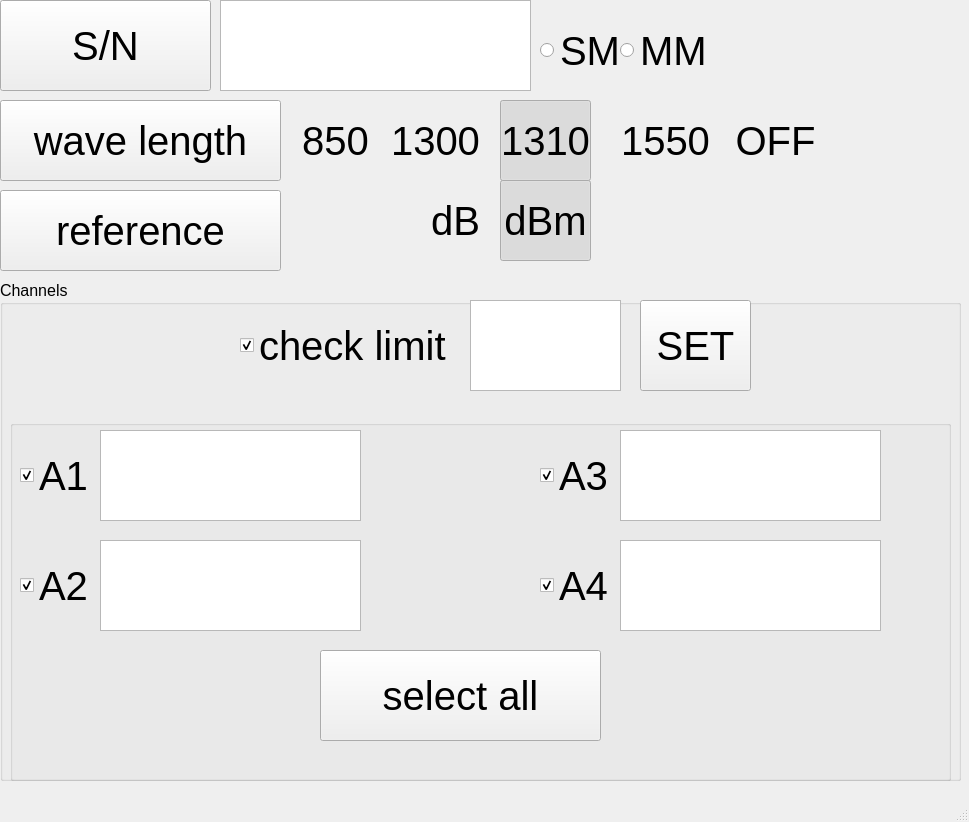
<?xml version="1.0" encoding="UTF-8"?>
<ui version="4.0">
 <class>MainWindowOptocon</class>
 <widget class="QMainWindow" name="MainWindowOptocon">
  <property name="geometry">
   <rect>
    <x>0</x>
    <y>0</y>
    <width>969</width>
    <height>822</height>
   </rect>
  </property>
  <property name="sizePolicy">
   <sizepolicy hsizetype="Fixed" vsizetype="Fixed">
    <horstretch>0</horstretch>
    <verstretch>0</verstretch>
   </sizepolicy>
  </property>
  <property name="mouseTracking">
   <bool>false</bool>
  </property>
  <property name="windowTitle">
   <string>MainWindow</string>
  </property>
  <property name="tabShape">
   <enum>QTabWidget::Rounded</enum>
  </property>
  <widget class="QWidget" name="centralwidget">
   <widget class="QPushButton" name="pushButton">
    <property name="geometry">
     <rect>
      <x>0</x>
      <y>0</y>
      <width>211</width>
      <height>91</height>
     </rect>
    </property>
    <property name="font">
     <font>
      <pointsize>30</pointsize>
     </font>
    </property>
    <property name="text">
     <string>S/N</string>
    </property>
   </widget>
   <widget class="QRadioButton" name="radioButton">
    <property name="geometry">
     <rect>
      <x>540</x>
      <y>10</y>
      <width>81</width>
      <height>81</height>
     </rect>
    </property>
    <property name="font">
     <font>
      <pointsize>30</pointsize>
     </font>
    </property>
    <property name="text">
     <string>SM</string>
    </property>
   </widget>
   <widget class="QRadioButton" name="radioButton_2">
    <property name="geometry">
     <rect>
      <x>620</x>
      <y>10</y>
      <width>91</width>
      <height>81</height>
     </rect>
    </property>
    <property name="font">
     <font>
      <pointsize>30</pointsize>
     </font>
    </property>
    <property name="text">
     <string>MM</string>
    </property>
   </widget>
   <widget class="QTextEdit" name="textEdit">
    <property name="geometry">
     <rect>
      <x>220</x>
      <y>0</y>
      <width>311</width>
      <height>91</height>
     </rect>
    </property>
   </widget>
   <widget class="QPushButton" name="pushButton_2">
    <property name="geometry">
     <rect>
      <x>0</x>
      <y>100</y>
      <width>281</width>
      <height>81</height>
     </rect>
    </property>
    <property name="font">
     <font>
      <pointsize>30</pointsize>
     </font>
    </property>
    <property name="text">
     <string>wave length</string>
    </property>
   </widget>
   <widget class="QPushButton" name="pushButton_3">
    <property name="geometry">
     <rect>
      <x>290</x>
      <y>100</y>
      <width>91</width>
      <height>81</height>
     </rect>
    </property>
    <property name="font">
     <font>
      <pointsize>30</pointsize>
     </font>
    </property>
    <property name="text">
     <string>850</string>
    </property>
    <property name="checkable">
     <bool>true</bool>
    </property>
    <property name="flat">
     <bool>true</bool>
    </property>
   </widget>
   <widget class="QGroupBox" name="groupBox">
    <property name="geometry">
     <rect>
      <x>0</x>
      <y>280</y>
      <width>961</width>
      <height>501</height>
     </rect>
    </property>
    <property name="sizePolicy">
     <sizepolicy hsizetype="Fixed" vsizetype="Fixed">
      <horstretch>0</horstretch>
      <verstretch>0</verstretch>
     </sizepolicy>
    </property>
    <property name="font">
     <font>
      <pointsize>12</pointsize>
     </font>
    </property>
    <property name="title">
     <string>Channels</string>
    </property>
    <widget class="QTextEdit" name="textEdit_2">
     <property name="geometry">
      <rect>
       <x>470</x>
       <y>20</y>
       <width>151</width>
       <height>91</height>
      </rect>
     </property>
    </widget>
    <widget class="QCheckBox" name="checkBox">
     <property name="geometry">
      <rect>
       <x>240</x>
       <y>20</y>
       <width>221</width>
       <height>91</height>
      </rect>
     </property>
     <property name="font">
      <font>
       <pointsize>30</pointsize>
      </font>
     </property>
     <property name="text">
      <string>check limit</string>
     </property>
     <property name="checked">
      <bool>true</bool>
     </property>
     <property name="tristate">
      <bool>false</bool>
     </property>
    </widget>
    <widget class="QPushButton" name="pushButton_11">
     <property name="geometry">
      <rect>
       <x>640</x>
       <y>20</y>
       <width>111</width>
       <height>91</height>
      </rect>
     </property>
     <property name="font">
      <font>
       <pointsize>30</pointsize>
      </font>
     </property>
     <property name="text">
      <string>SET</string>
     </property>
    </widget>
    <widget class="QGroupBox" name="groupBox_2">
     <property name="geometry">
      <rect>
       <x>10</x>
       <y>140</y>
       <width>941</width>
       <height>361</height>
      </rect>
     </property>
     <property name="title">
      <string/>
     </property>
     <widget class="QCheckBox" name="checkBox_2">
      <property name="geometry">
       <rect>
        <x>10</x>
        <y>10</y>
        <width>71</width>
        <height>91</height>
       </rect>
      </property>
      <property name="font">
       <font>
        <pointsize>30</pointsize>
       </font>
      </property>
      <property name="text">
       <string>A1</string>
      </property>
      <property name="checked">
       <bool>true</bool>
      </property>
      <property name="tristate">
       <bool>false</bool>
      </property>
     </widget>
     <widget class="QTextEdit" name="textEdit_3">
      <property name="geometry">
       <rect>
        <x>90</x>
        <y>10</y>
        <width>261</width>
        <height>91</height>
       </rect>
      </property>
     </widget>
     <widget class="QTextEdit" name="textEdit_4">
      <property name="geometry">
       <rect>
        <x>90</x>
        <y>120</y>
        <width>261</width>
        <height>91</height>
       </rect>
      </property>
     </widget>
     <widget class="QCheckBox" name="checkBox_3">
      <property name="geometry">
       <rect>
        <x>10</x>
        <y>120</y>
        <width>71</width>
        <height>91</height>
       </rect>
      </property>
      <property name="font">
       <font>
        <pointsize>30</pointsize>
       </font>
      </property>
      <property name="text">
       <string>A2</string>
      </property>
      <property name="checked">
       <bool>true</bool>
      </property>
      <property name="tristate">
       <bool>false</bool>
      </property>
     </widget>
     <widget class="QTextEdit" name="textEdit_5">
      <property name="geometry">
       <rect>
        <x>610</x>
        <y>10</y>
        <width>261</width>
        <height>91</height>
       </rect>
      </property>
     </widget>
     <widget class="QCheckBox" name="checkBox_4">
      <property name="geometry">
       <rect>
        <x>530</x>
        <y>10</y>
        <width>71</width>
        <height>91</height>
       </rect>
      </property>
      <property name="font">
       <font>
        <pointsize>30</pointsize>
       </font>
      </property>
      <property name="text">
       <string>A3</string>
      </property>
      <property name="checked">
       <bool>true</bool>
      </property>
      <property name="tristate">
       <bool>false</bool>
      </property>
     </widget>
     <widget class="QTextEdit" name="textEdit_6">
      <property name="geometry">
       <rect>
        <x>610</x>
        <y>120</y>
        <width>261</width>
        <height>91</height>
       </rect>
      </property>
     </widget>
     <widget class="QCheckBox" name="checkBox_5">
      <property name="geometry">
       <rect>
        <x>530</x>
        <y>120</y>
        <width>71</width>
        <height>91</height>
       </rect>
      </property>
      <property name="font">
       <font>
        <pointsize>30</pointsize>
       </font>
      </property>
      <property name="text">
       <string>A4</string>
      </property>
      <property name="checked">
       <bool>true</bool>
      </property>
      <property name="tristate">
       <bool>false</bool>
      </property>
     </widget>
     <widget class="QPushButton" name="pushButton_12">
      <property name="geometry">
       <rect>
        <x>310</x>
        <y>230</y>
        <width>281</width>
        <height>91</height>
       </rect>
      </property>
      <property name="font">
       <font>
        <pointsize>30</pointsize>
       </font>
      </property>
      <property name="text">
       <string>select all</string>
      </property>
     </widget>
    </widget>
   </widget>
   <widget class="QPushButton" name="pushButton_4">
    <property name="geometry">
     <rect>
      <x>0</x>
      <y>190</y>
      <width>281</width>
      <height>81</height>
     </rect>
    </property>
    <property name="font">
     <font>
      <pointsize>30</pointsize>
     </font>
    </property>
    <property name="text">
     <string>reference</string>
    </property>
   </widget>
   <widget class="QPushButton" name="pushButton_5">
    <property name="geometry">
     <rect>
      <x>390</x>
      <y>100</y>
      <width>91</width>
      <height>81</height>
     </rect>
    </property>
    <property name="font">
     <font>
      <pointsize>30</pointsize>
     </font>
    </property>
    <property name="text">
     <string>1300</string>
    </property>
    <property name="checkable">
     <bool>true</bool>
    </property>
    <property name="flat">
     <bool>true</bool>
    </property>
   </widget>
   <widget class="QPushButton" name="pushButton_6">
    <property name="geometry">
     <rect>
      <x>500</x>
      <y>100</y>
      <width>91</width>
      <height>81</height>
     </rect>
    </property>
    <property name="font">
     <font>
      <pointsize>30</pointsize>
     </font>
    </property>
    <property name="text">
     <string>1310</string>
    </property>
    <property name="checkable">
     <bool>true</bool>
    </property>
    <property name="checked">
     <bool>true</bool>
    </property>
    <property name="flat">
     <bool>true</bool>
    </property>
   </widget>
   <widget class="QPushButton" name="pushButton_7">
    <property name="geometry">
     <rect>
      <x>620</x>
      <y>100</y>
      <width>91</width>
      <height>81</height>
     </rect>
    </property>
    <property name="font">
     <font>
      <pointsize>30</pointsize>
     </font>
    </property>
    <property name="text">
     <string>1550</string>
    </property>
    <property name="checkable">
     <bool>true</bool>
    </property>
    <property name="flat">
     <bool>true</bool>
    </property>
   </widget>
   <widget class="QPushButton" name="pushButton_8">
    <property name="geometry">
     <rect>
      <x>730</x>
      <y>100</y>
      <width>91</width>
      <height>81</height>
     </rect>
    </property>
    <property name="font">
     <font>
      <pointsize>30</pointsize>
     </font>
    </property>
    <property name="text">
     <string>OFF</string>
    </property>
    <property name="checkable">
     <bool>true</bool>
    </property>
    <property name="flat">
     <bool>true</bool>
    </property>
   </widget>
   <widget class="QPushButton" name="pushButton_9">
    <property name="geometry">
     <rect>
      <x>410</x>
      <y>180</y>
      <width>91</width>
      <height>81</height>
     </rect>
    </property>
    <property name="font">
     <font>
      <pointsize>30</pointsize>
     </font>
    </property>
    <property name="text">
     <string>dB</string>
    </property>
    <property name="checkable">
     <bool>true</bool>
    </property>
    <property name="flat">
     <bool>true</bool>
    </property>
   </widget>
   <widget class="QPushButton" name="pushButton_10">
    <property name="geometry">
     <rect>
      <x>500</x>
      <y>180</y>
      <width>91</width>
      <height>81</height>
     </rect>
    </property>
    <property name="font">
     <font>
      <pointsize>30</pointsize>
     </font>
    </property>
    <property name="text">
     <string>dBm</string>
    </property>
    <property name="checkable">
     <bool>true</bool>
    </property>
    <property name="checked">
     <bool>true</bool>
    </property>
    <property name="flat">
     <bool>true</bool>
    </property>
   </widget>
  </widget>
  <widget class="QMenuBar" name="menubar">
   <property name="geometry">
    <rect>
     <x>0</x>
     <y>0</y>
     <width>969</width>
     <height>21</height>
    </rect>
   </property>
  </widget>
  <widget class="QStatusBar" name="statusbar"/>
 </widget>
 <resources/>
 <connections/>
</ui>
